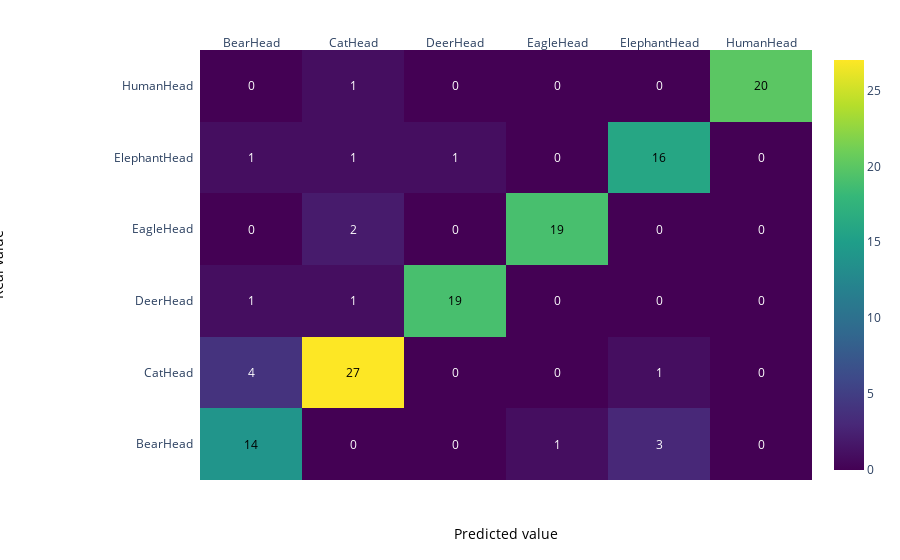

Notebook cell for this chart:
### Code cell
z = confusion_matrix(y_pred, y_test)

x = ['BearHead', 'CatHead', 'DeerHead', 'EagleHead', 'ElephantHead', 'HumanHead']
y =  ['BearHead', 'CatHead', 'DeerHead', 'EagleHead', 'ElephantHead', 'HumanHead']

# change each element of z to type string for annotations
z_text = [[str(y) for y in x] for x in z]

# set up figure 
fig = ff.create_annotated_heatmap(z, x=x, y=y, annotation_text=z_text, colorscale='Viridis')

# add custom xaxis title
fig.add_annotation(dict(font=dict(color="black",size=14),
                        x=0.5,
                        y=-0.15,
                        showarrow=False,
                        text="Predicted value",
                        xref="paper",
                        yref="paper"))

# add custom yaxis title
fig.add_annotation(dict(font=dict(color="black",size=14),
                        x=-0.35,
                        y=0.5,
                        showarrow=False,
                        text="Real value",
                        textangle=-90,
                        xref="paper",
                        yref="paper"))

# adjust margins to make room for yaxis title
fig.update_layout(margin=dict(t=50, l=200))

# add colorbar
fig['data'][0]['showscale'] = True
fig.show()

### Figure 1 — Plotly figure (JSON) as saved in the notebook; plotly's stock layout.template omitted (floating-point values rounded to 4 significant figures)
{"data": [{"colorscale": [[0, "#440154"], [0.1111, "#482878"], [0.2222, "#3e4989"], [0.3333, "#31688e"], [0.4444, "#26828e"], [0.5556, "#1f9e89"], [0.6667, "#35b779"], [0.7778, "#6ece58"], [0.8889, "#b5de2b"], [1, "#fde725"]], "reversescale": false, "showscale": true, "type": "heatmap", "x": ["BearHead", "CatHead", "DeerHead", "EagleHead", "ElephantHead", "HumanHead"], "y": ["BearHead", "CatHead", "DeerHead", "EagleHead", "ElephantHead", "HumanHead"], "z": [[14, 0, 0, 1, 3, 0], [4, 27, 0, 0, 1, 0], [1, 1, 19, 0, 0, 0], [0, 2, 0, 19, 0, 0], [1, 1, 1, 0, 16, 0], [0, 1, 0, 0, 0, 20]]}], "layout": {"annotations": [{"font": {"color": "#000000"}, "showarrow": false, "text": "14", "x": "BearHead", "xref": "x", "y": "BearHead", "yref": "y"}, {"font": {"color": "#FFFFFF"}, "showarrow": false, "text": "0", "x": "CatHead", "xref": "x", "y": "BearHead", "yref": "y"}, {"font": {"color": "#FFFFFF"}, "showarrow": false, "text": "0", "x": "DeerHead", "xref": "x", "y": "BearHead", "yref": "y"}, {"font": {"color": "#FFFFFF"}, "showarrow": false, "text": "1", "x": "EagleHead", "xref": "x", "y": "BearHead", "yref": "y"}, {"font": {"color": "#FFFFFF"}, "showarrow": false, "text": "3", "x": "ElephantHead", "xref": "x", "y": "BearHead", "yref": "y"}, {"font": {"color": "#FFFFFF"}, "showarrow": false, "text": "0", "x": "HumanHead", "xref": "x", "y": "BearHead", "yref": "y"}, {"font": {"color": "#FFFFFF"}, "showarrow": false, "text": "4", "x": "BearHead", "xref": "x", "y": "CatHead", "yref": "y"}, {"font": {"color": "#000000"}, "showarrow": false, "text": "27", "x": "CatHead", "xref": "x", "y": "CatHead", "yref": "y"}, {"font": {"color": "#FFFFFF"}, "showarrow": false, "text": "0", "x": "DeerHead", "xref": "x", "y": "CatHead", "yref": "y"}, {"font": {"color": "#FFFFFF"}, "showarrow": false, "text": "0", "x": "EagleHead", "xref": "x", "y": "CatHead", "yref": "y"}, {"font": {"color": "#FFFFFF"}, "showarrow": false, "text": "1", "x": "ElephantHead", "xref": "x", "y": "CatHead", "yref": "y"}, {"font": {"color": "#FFFFFF"}, "showarrow": false, "text": "0", "x": "HumanHead", "xref": "x", "y": "CatHead", "yref": "y"}, {"font": {"color": "#FFFFFF"}, "showarrow": false, "text": "1", "x": "BearHead", "xref": "x", "y": "DeerHead", "yref": "y"}, {"font": {"color": "#FFFFFF"}, "showarrow": false, "text": "1", "x": "CatHead", "xref": "x", "y": "DeerHead", "yref": "y"}, {"font": {"color": "#000000"}, "showarrow": false, "text": "19", "x": "DeerHead", "xref": "x", "y": "DeerHead", "yref": "y"}, {"font": {"color": "#FFFFFF"}, "showarrow": false, "text": "0", "x": "EagleHead", "xref": "x", "y": "DeerHead", "yref": "y"}, {"font": {"color": "#FFFFFF"}, "showarrow": false, "text": "0", "x": "ElephantHead", "xref": "x", "y": "DeerHead", "yref": "y"}, {"font": {"color": "#FFFFFF"}, "showarrow": false, "text": "0", "x": "HumanHead", "xref": "x", "y": "DeerHead", "yref": "y"}, {"font": {"color": "#FFFFFF"}, "showarrow": false, "text": "0", "x": "BearHead", "xref": "x", "y": "EagleHead", "yref": "y"}, {"font": {"color": "#FFFFFF"}, "showarrow": false, "text": "2", "x": "CatHead", "xref": "x", "y": "EagleHead", "yref": "y"}, {"font": {"color": "#FFFFFF"}, "showarrow": false, "text": "0", "x": "DeerHead", "xref": "x", "y": "EagleHead", "yref": "y"}, {"font": {"color": "#000000"}, "showarrow": false, "text": "19", "x": "EagleHead", "xref": "x", "y": "EagleHead", "yref": "y"}, {"font": {"color": "#FFFFFF"}, "showarrow": false, "text": "0", "x": "ElephantHead", "xref": "x", "y": "EagleHead", "yref": "y"}, {"font": {"color": "#FFFFFF"}, "showarrow": false, "text": "0", "x": "HumanHead", "xref": "x", "y": "EagleHead", "yref": "y"}, {"font": {"color": "#FFFFFF"}, "showarrow": false, "text": "1", "x": "BearHead", "xref": "x", "y": "ElephantHead", "yref": "y"}, {"font": {"color": "#FFFFFF"}, "showarrow": false, "text": "1", "x": "CatHead", "xref": "x", "y": "ElephantHead", "yref": "y"}, {"font": {"color": "#FFFFFF"}, "showarrow": false, "text": "1", "x": "DeerHead", "xref": "x", "y": "ElephantHead", "yref": "y"}, {"font": {"color": "#FFFFFF"}, "showarrow": false, "text": "0", "x": "EagleHead", "xref": "x", "y": "ElephantHead", "yref": "y"}, {"font": {"color": "#000000"}, "showarrow": false, "text": "16", "x": "ElephantHead", "xref": "x", "y": "ElephantHead", "yref": "y"}, {"font": {"color": "#FFFFFF"}, "showarrow": false, "text": "0", "x": "HumanHead", "xref": "x", "y": "ElephantHead", "yref": "y"}, {"font": {"color": "#FFFFFF"}, "showarrow": false, "text": "0", "x": "BearHead", "xref": "x", "y": "HumanHead", "yref": "y"}, {"font": {"color": "#FFFFFF"}, "showarrow": false, "text": "1", "x": "CatHead", "xref": "x", "y": "HumanHead", "yref": "y"}, {"font": {"color": "#FFFFFF"}, "showarrow": false, "text": "0", "x": "DeerHead", "xref": "x", "y": "HumanHead", "yref": "y"}, {"font": {"color": "#FFFFFF"}, "showarrow": false, "text": "0", "x": "EagleHead", "xref": "x", "y": "HumanHead", "yref": "y"}, {"font": {"color": "#FFFFFF"}, "showarrow": false, "text": "0", "x": "ElephantHead", "xref": "x", "y": "HumanHead", "yref": "y"}, {"font": {"color": "#000000"}, "showarrow": false, "text": "20", "x": "HumanHead", "xref": "x", "y": "HumanHead", "yref": "y"}, {"font": {"color": "black", "size": 14}, "showarrow": false, "text": "Predicted value", "x": 0.5, "xref": "paper", "y": -0.15, "yref": "paper"}, {"font": {"color": "black", "size": 14}, "showarrow": false, "text": "Real value", "textangle": -90, "x": -0.35, "xref": "paper", "y": 0.5, "yref": "paper"}], "margin": {"l": 200, "t": 50}, "xaxis": {"dtick": 1, "gridcolor": "rgb(0, 0, 0)", "side": "top", "ticks": ""}, "yaxis": {"dtick": 1, "ticks": "", "ticksuffix": "  "}}}
